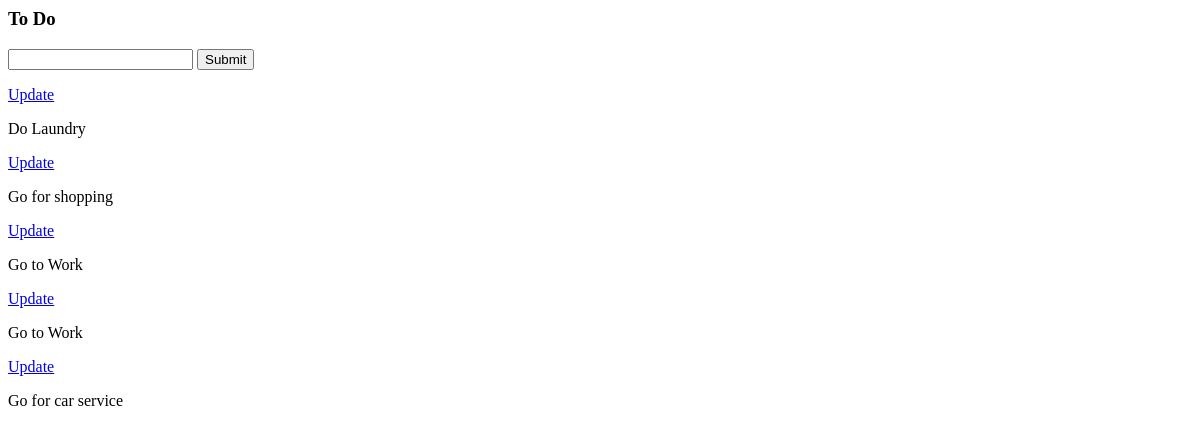
Before: / with the older database file.
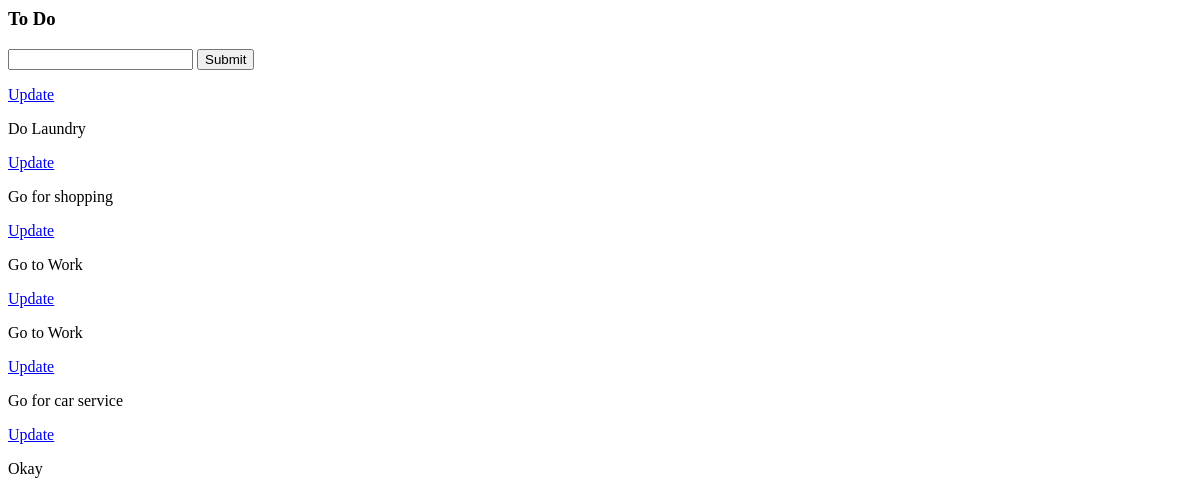
After: the same page with the newer database file.
### tasks/models.py (models this page shows)
class Task(models.Model):
    title = models.CharField(max_length=200)
    complete = models.BooleanField(default=False)
    created = models.DateTimeField(auto_now_add=True)
    def __str__(self):
        return self.title

### tasks/views.py (the view)
# urls.py: path('', views.index, name="list"),
def index(request):
    tasks = Task.objects.all()
    form = TaskForm()
    if request.method == 'POST':
        form = TaskForm(request.POST)
        if form.is_valid():
            form.save()
        return redirect('/')
    context = {'tasks':tasks, 'form':form}
    return render(request, 'tasks/list.html', context)

### tasks/forms.py
class TaskForm(forms.ModelForm):
    class Meta:
        model = Task
        fields = '__all__'

### tasks/templates/tasks/list.html (shortened to what this page needs)
<h3>To Do</h3>
<form method="POST" action="/">
    {{form.title}}
    <input type="submit" name="Create Task">
</form>
{% for task in tasks %}
    <div>
        <a href="{% url 'update_task' task.id %}">Update</a>
        <p>{{task}}</p>
    </div>
{% endfor %}

Changed rows visible on the page:
added Task: title "Okay"
